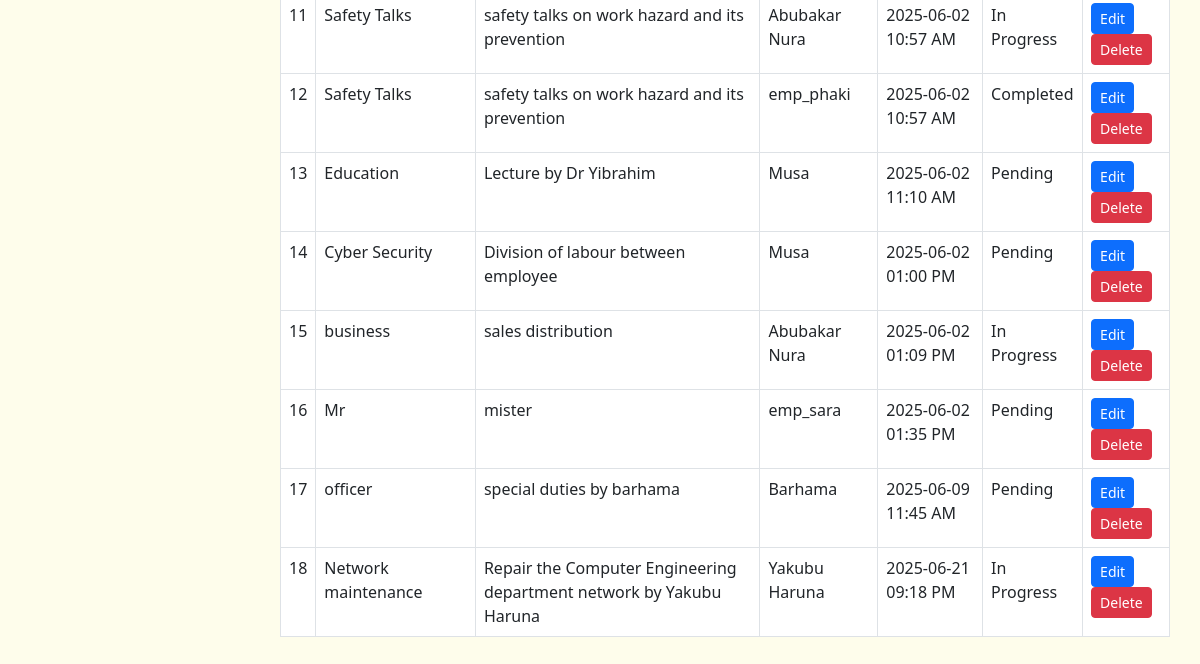
Before: /tasks/all-tasks (signed in, lower part) with the older database file.
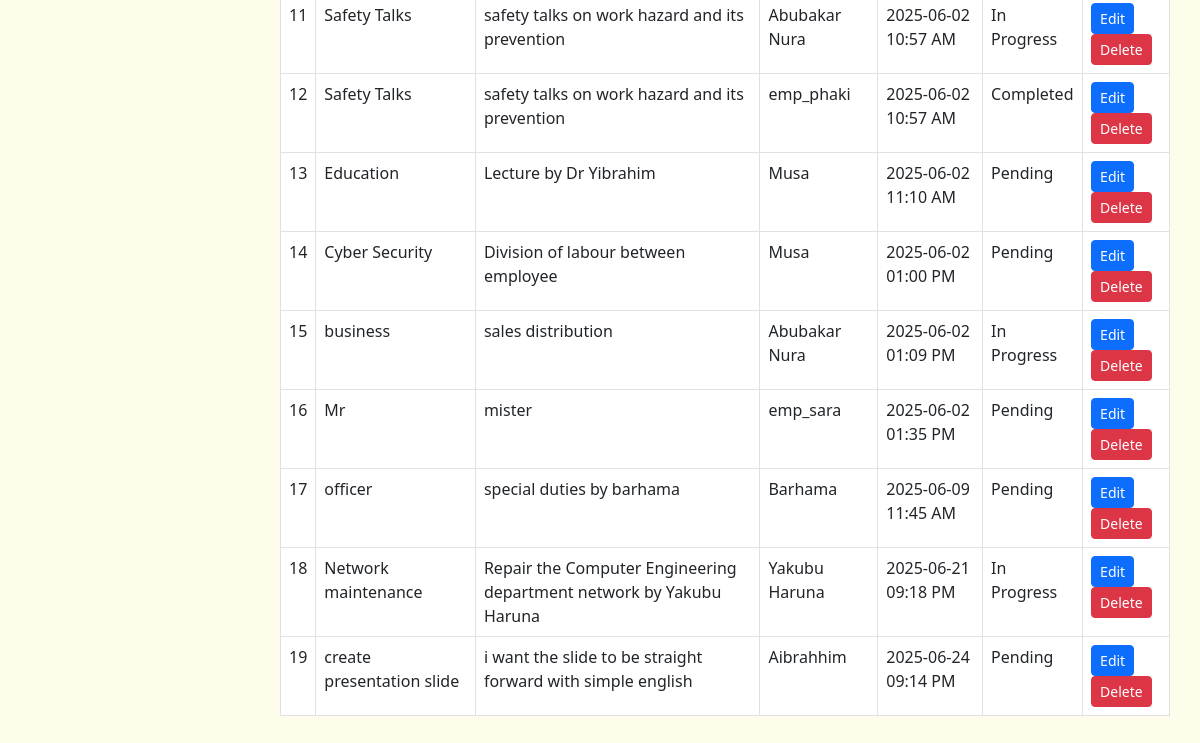
After: the same page with the newer database file.
### app/models.py (models this page shows)
class Task(db.Model):
    id = db.Column(db.Integer, primary_key=True)
    title = db.Column(db.String(200), nullable=False)
    description = db.Column(db.Text)
    status = db.Column(db.String(20), default='Pending')
    assigned_to = db.Column(db.Integer, db.ForeignKey('user.id'))
    created_at = db.Column(db.DateTime, default=db.func.now())
    deadline = db.Column(db.DateTime)
    assigned_user = db.relationship('User', foreign_keys=[assigned_to])

class User(UserMixin, db.Model):
    id = db.Column(db.Integer, primary_key=True)
    username = db.Column(db.String(100), nullable=False)
    email = db.Column(db.String(100), unique=True, nullable=False)
    password = db.Column(db.String(200), nullable=False)  # correct field
    role = db.Column(db.String(20), nullable=False)

### app/tasks/routes.py (the view)
@tasks_bp.route('/all-tasks')
@login_required
def all_tasks():
    if current_user.role == 'admin':
        tasks = Task.query.all()
    else:
        tasks = Task.query.filter_by(assigned_to=current_user.id).all()
    return render_template('tasks/all_tasks.html', tasks=tasks)

### app/models.py (called while the page is built)
@login_manager.user_loader
def load_user(user_id):
    from .models import User
    return User.query.get(int(user_id))

### app/templates/tasks/all_tasks.html (shortened to what this page needs)
<!DOCTYPE html>
<html lang="en">
<head>
    <link href="https://cdn.jsdelivr.net/npm/bootstrap@5.3.0/dist/css/bootstrap.min.css" rel="stylesheet">
</head>
<body>
<div class="content">
    <div class="table-responsive">
        <table class="table table-bordered mt-3">
            <tbody>
                {% for task in tasks %}
                    <tr>
                        <td>{{ loop.index }}</td>
                        <td>{{ task.title }}</td>
                        <td>{{ task.description }}</td>
                        <td>{{ task.assigned_user.username }}</td>
                        <td>{{ task.deadline.strftime('%Y-%m-%d %I:%M %p') }}</td>
                        <td>{{ task.status }}</td>
                        <td>
                            <a href="{{ url_for('tasks.edit_task', task_id=task.id) }}" class="btn btn-primary btn-sm">Edit</a>
                            <a href="{{ url_for('tasks.delete_task', task_id=task.id) }}" class="btn btn-danger btn-sm"
                               onclick="return confirm('Are you sure you want to delete this task?');">Delete</a>
                        </td>
                    </tr>
                {% endfor %}
            </tbody>
        </table>
    </div>
</div>
</body>
</html>

### app/templates/tasks/all_tasks.html (style rules this page uses)
body { background-color: #fefdeb; }
.content { margin-left: 250px; padding: 30px; }

Changed rows visible on the page:
added Task: title "create presentation slide", description "i want the slide to be straight forward with simple english", assigned_user.username "Aibrahhim", deadline "2025-06-24 09:14 PM", status "Pending"
